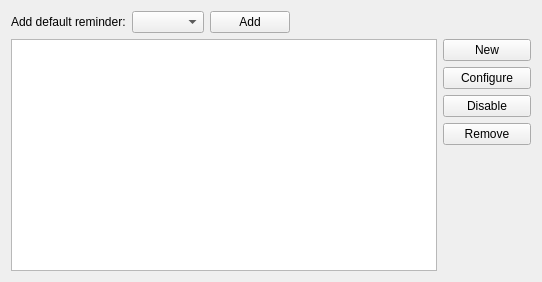
       <widget class="QWidget" name="mReminderTab">
        <attribute name="title">
         <string comment="@title:tab Tab to configure reminders for events or to-do">Reminder</string>
        </attribute>
        <layout class="QGridLayout" name="gridLayout_17">
         <item row="0" column="0">
          <widget class="QLabel" name="mQuickAddReminderLabel">
           <property name="sizePolicy">
            <sizepolicy hsizetype="Fixed" vsizetype="Preferred">
             <horstretch>0</horstretch>
             <verstretch>0</verstretch>
            </sizepolicy>
           </property>
           <property name="text">
            <string comment="@label">Add default reminder:</string>
           </property>
          </widget>
         </item>
         <item row="0" column="1">
          <widget class="KComboBox" name="mAlarmPresetCombo">
           <property name="sizePolicy">
            <sizepolicy hsizetype="Fixed" vsizetype="Fixed">
             <horstretch>0</horstretch>
             <verstretch>0</verstretch>
            </sizepolicy>
           </property>
          </widget>
         </item>
         <item row="0" column="2">
          <widget class="QPushButton" name="mAlarmAddPresetButton">
           <property name="sizePolicy">
            <sizepolicy hsizetype="Fixed" vsizetype="Fixed">
             <horstretch>0</horstretch>
             <verstretch>0</verstretch>
            </sizepolicy>
           </property>
           <property name="text">
            <string comment="@action:button Adds an reminder">Add</string>
           </property>
          </widget>
         </item>
         <item row="0" column="3">
          <spacer name="horizontalSpacer_3">
           <property name="orientation">
            <enum>Qt::Horizontal</enum>
           </property>
           <property name="sizeHint" stdset="0">
            <size>
             <width>141</width>
             <height>22</height>
            </size>
           </property>
          </spacer>
         </item>
         <item row="1" column="0" rowspan="5" colspan="4">
          <widget class="QListWidget" name="mAlarmList">
           <property name="editTriggers">
            <set>QAbstractItemView::NoEditTriggers</set>
           </property>
          </widget>
         </item>
         <item row="1" column="4">
          <widget class="QPushButton" name="mAlarmNewButton">
           <property name="text">
            <string comment="@action:button Create a new reminder">New</string>
           </property>
          </widget>
         </item>
         <item row="2" column="4">
          <widget class="QPushButton" name="mAlarmConfigureButton">
           <property name="text">
            <string comment="@action:button Configures selected reminder">Configure</string>
           </property>
          </widget>
         </item>
         <item row="3" column="4">
          <widget class="QPushButton" name="mAlarmToggleButton">
           <property name="text">
            <string comment="@action:button disables selected reminder">Disable</string>
           </property>
          </widget>
         </item>
         <item row="4" column="4">
          <widget class="QPushButton" name="mAlarmRemoveButton">
           <property name="text">
            <string comment="@action:button removes selected reminders">Remove</string>
           </property>
          </widget>
         </item>
         <item row="5" column="4">
          <spacer name="verticalSpacer">
           <property name="orientation">
            <enum>Qt::Vertical</enum>
           </property>
           <property name="sizeHint" stdset="0">
            <size>
             <width>88</width>
             <height>126</height>
            </size>
           </property>
          </spacer>
         </item>
        </layout>
       </widget>
